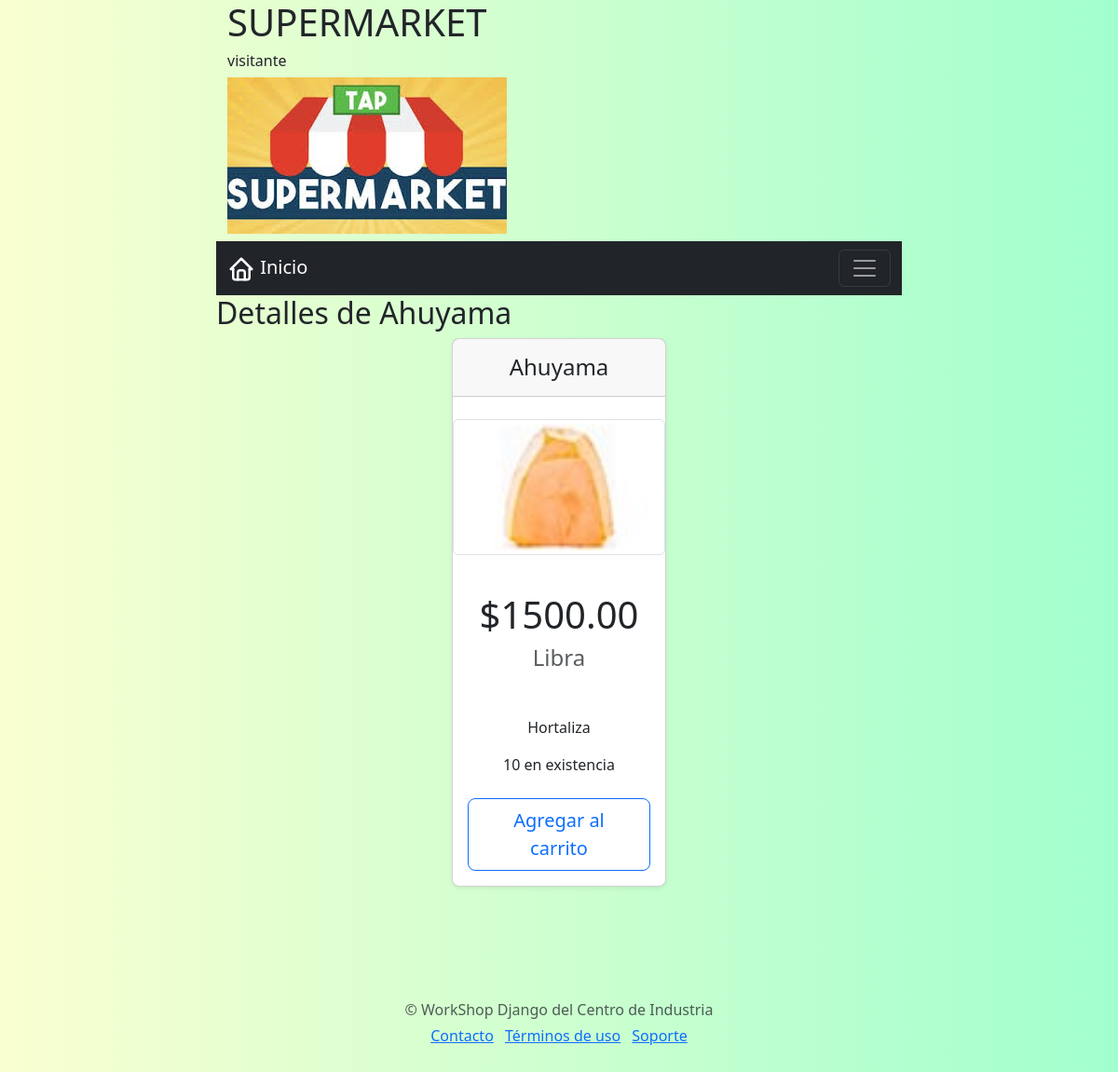
The page /productos/producto/72 on the database its author committed.
### appproductos/models.py (models this page shows, shortened)
class Producto(models.Model):
    nombre = models.CharField(max_length=100, null=False)
    descripcion = models.CharField(max_length=300, null=True)
    precioUnitario = models.DecimalField(max_digits=8, decimal_places=2)
    unidad = models.CharField(max_length=10, null=False)
    existencia= models.IntegerField(null=True)
    imgGrande = models.ImageField(upload_to='productos', null=True)
    imgPeque = models.ImageField(upload_to='iconos', null=True)
    categoria = models.ForeignKey(Categoria, on_delete=models.CASCADE, null=False)

### appproductos/views.py (the view)
# urls.py: path('producto/<str:idProd>', views.verProducto, name='un_producto'),
def verProducto(request, idProd, msj = None):
    idProd = int(idProd)
    regProducto = Producto.objects.get(id= idProd)
    context = {
        'producto': regProducto,
        'titulo': 'Detalles de ' + str(regProducto.nombre),
    }
    if msj:
        context['mensaje']=  msj
    return render(request, 'productos/producto.html', context)

### TEMPLATES/productos/producto.html (shortened to what this page needs)
{% extends 'base.html' %}
{% load static %}
{% block content %}
<h2>{{titulo}}</h2>
<div class="row row-cols-1 row-cols-md-2 mb-3 text-center">
    <div class="col-12 col-md-4 offset-md-4">
        <div class="card mb-4 rounded-3 shadow-sm">
            <div class="card-header py-3">
                <h4 class="my-0 fw-normal">{{producto.nombre}}</h4>
            </div>
            <br>
                <img src="{{ producto.imgPeque.url }}" class="img-fluid img-thumbnail" alt="{{ producto.imgPeque.url }}">
            <br>
            <div class="card-body">
                <h1 class="Card subtitle pricing-card-title">${{producto.precioUnitario}}</h1>
                <h4 class="text-muted fw-light">{{producto.unidad}}</h4>
                <br>
                <ul class="list-unstyled mt-3 mb-4">
                    <p>{{producto.descripcion}}</p>
                    <p>{{producto.existencia}} en existencia</p>
                </ul>
                <a href="{% url 'agregarCarro' producto.id %}" type="button" class="w-100 btn btn-lg btn-outline-primary">Agregar al carrito</a>
            </div>
        </div>
    </div>
</div>
{% endblock %}

### TEMPLATES/base.html (shortened to what this page needs)
{% load static %}
<!DOCTYPE html>
<html lang="en">
<head>
    <link rel="stylesheet" href="{% static 'css/bootstrap.min.css' %}">
    <link rel="stylesheet" href="{% static 'css/estilo.css' %}">
    <link href="https://cdn.jsdelivr.net/npm/bootstrap@5.3.0-alpha2/dist/css/bootstrap.min.css" rel="stylesheet">
</head>
<body>
    <div class="container">
        <div class="row">
            <div class="contenedor col-12 col-md-8 offset-md-2">
                {% include 'includes/head.html' %}
                {% include 'includes/nav.html' %}
                <div class="contenido">
                    {% block content %}{% endblock %}
                </div>
                {% include 'includes/footer.html' %}
            </div>
        </div>
    </div>
</body>
</html>

### TEMPLATES/includes/head.html
{% load static %}
<div class='container'>
    <div class="row mb-2" id="encabezado">
        <div class="col-12" id="titulo">
            <h1>SUPERMARKET</h1>
            <div class="col-12" id="nombreUsuario">
                {% if user.id is None %}
                    <h6>visitante</h6>
                {% else %}
                    <h6>{{ user.first_name }} - {{ user.rol }}</h6>
                {% endif %}
            </div>
        </div>
        <div class="col-4">
            <img class="d-block mx-auto" src="{% static 'img/supermarket.jpg' %}" alt="">
        </div>
    </div>
</div>

### TEMPLATES/includes/nav.html (shortened to what this page needs)
<nav class="navbar bg-dark" data-bs-theme="dark">
    <div class="container-fluid">
      <a class="navbar-brand" href="{% url 'home' %}">
        <span>
            </span>Inicio</a>
      <button class="navbar-toggler" type="button" data-bs-toggle="collapse" data-bs-target="#navbarNavDropdown" aria-controls="navbarNavDropdown" aria-expanded="false" aria-label="Toggle navigation">
        <span class="navbar-toggler-icon"></span>
      </button>
    </div>
  </nav>

### TEMPLATES/includes/footer.html
<footer class="my-5 pt-5 text-muted text-center text-small">
    <p class="mb-1" id="tituloPie">© WorkShop Django del Centro de Industria</p>
    <ul class="list-inline">
        <li class="list-inline-item"><a href="#">Contacto</a></li>
        <li class="list-inline-item"><a href="#">Términos de uso</a></li>
        <li class="list-inline-item"><a href="#">Soporte</a></li>
    </ul>
</footer>

### static/css/estilo.css (style rules this page uses)
body { background: #A1FFCE; background: -webkit-linear-gradient(to right, #FAFFD1, #A1FFCE); background: linear-gradient(to right, #FAFFD1, #A1FFCE); }

### rows shown on the page
Producto: nombre "Ahuyama", imgPeque (picture), precioUnitario "1500.00", unidad "Libra", descripcion "Hortaliza", existencia "10"

### other values the page prints
{{ titulo }} "Detalles de Ahuyama"
